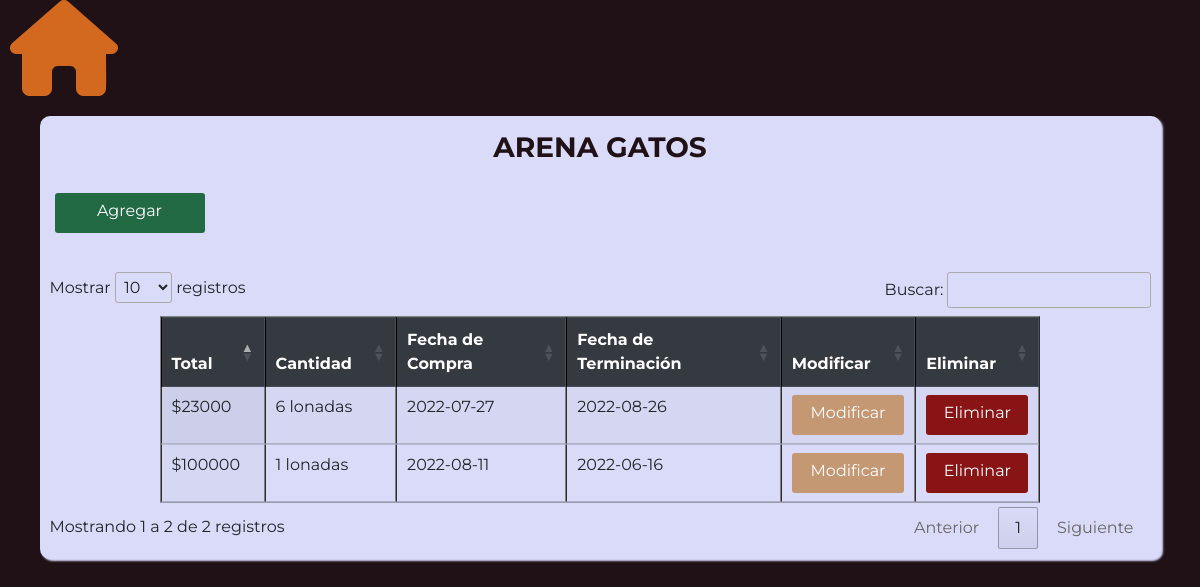
The page /?c=arena on the database its author committed.
### tables this page shows
CREATE TABLE IF NOT EXISTS `arenacats` (
  `idArenaCats` int(10) UNSIGNED ZEROFILL NOT NULL AUTO_INCREMENT,
  `totalArena` double DEFAULT NULL,
  `cantidadArena` int(11) DEFAULT NULL,
  `fechaCompra` date DEFAULT NULL,
  `fechaTerminacion` date DEFAULT NULL,
  PRIMARY KEY (`idArenaCats`)
);

### controllers/Arena.php (called while the page is built, shortened)
<?php
	class ArenaController {
		public function __construct(){
			require_once "models/ArenaModel.php";
		}
		public function index(){
			$arena = new Arena_model();
			$data["titulo"] = "Arena gatos";
			$data["arena"] = $arena->get_arenas();
			require_once "views/arena/arena.php";
		}
	}
?>

### config/database.php (called while the page is built)
<?php
	class Conectar {
		public static function conexion () {
			$conexion = new mysqli("localhost", "root", "", "casa");
			return $conexion;
		}
	}
?>

### models/ArenaModel.php (called while the page is built, shortened)
<?php
	class Arena_model {
		private $db;
		private $arena;
		public function __construct(){
			$this->db = Conectar::conexion();
			$this->arena = array();
		}
		public function get_arenas(){
			$sql = "SELECT a.idArenaCats, a.totalArena, a.cantidadArena, a.fechaCompra, a.fechaTerminacion FROM arenacats a ORDER BY a.fechaCompra ASC";
			$resultado = $this->db->query($sql);
			while($row = $resultado->fetch_assoc()){
				$this->arena[] = $row;
			}
			return $this->arena;
		}
	}
?>

### views/arena/arena.php (the view, shortened to what this page needs)
<!DOCTYPE html>
<html lang="es">
	<head>
		<link rel="stylesheet" href="assets/css/bootstrap.min.css">
		<link rel="stylesheet" type="text/css" href="https://cdn.datatables.net/1.12.1/css/jquery.dataTables.css">
		<link rel="stylesheet" type="text/css" href="https://cdn.datatables.net/v/dt/jqc-1.12.4/dt-1.12.1/r-2.3.0/datatables.min.css"/>
		<link rel="stylesheet" href="assets/css/estilola.css" class="stylesheet">
	</head>
	<body>
		<div>
		<a href="/casa"><i class="fa-solid fa-house fa-6x" style="color:chocolate"></i></a>
		</div>
		<div class="containertab">
			<div class="titulo"><?php echo $data["titulo"]; ?></div>
			<a href="?c=arena&a=nuevo" class="btn agregar">Agregar</a>
			<br />
			<br />
			<div class="table-responsive">
				<table border = "1" width="80%" class="table display" name="arenas" id="arenas">
					<thead class="thead-dark">
						<tr class="table-primary">
							<th>Total</th>
							<th>Cantidad</th>
							<th>Fecha de Compra</th>
							<th>Fecha de Terminación</th>
							<th>Modificar</th>
							<th>Eliminar</th>
						</tr>
					</thead>
					<tbody>
						<?php foreach($data["arena"] as $dato) {
							echo "<tr>";
							echo "<td> $".$dato["totalArena"]."</td>";
							echo "<td>".$dato["cantidadArena"]." lonadas</td>";
							echo "<td>".$dato["fechaCompra"]."</td>";
							echo "<td>".$dato["fechaTerminacion"]."</td>";
							echo "<td><a href='?c=arena&a=modificar&id=".$dato["idArenaCats"]."' class='btn modificar'>Modificar</a></td>";
							echo "<td><a href='?c=arena&a=eliminar&id=".$dato["idArenaCats"]."' class='btn eliminar'>Eliminar</a></td>";
							echo "</tr>";
						}
						?>
					</tbody>
				</table>
			</div>
		</div>
    <link href="//cdn.jsdelivr.net/npm/@sweetalert2/theme-dark@4/dark.css" rel="stylesheet">
	</body>
</html>

### assets/css/estilola.css (style rules this page uses)
:root { --azulito: #2254aaff; --amarilloso: #c39873ff; --erde: #226a44; --purpuroso: #1f1116ff; --medio-blanquito: #d9dbf8ff; --naranjo-claro: #d9c7c7ff; --chocolatoso: #532816; --rojito: #881416ff; --lavandita: #585172ff; --negrito: #030108ff; }
* { margin: 0; padding: 0; box-sizing: border-box; font-family: 'Montserrat', sans-serif; font-size: 1rem; }
body { background: var(--purpuroso); padding: 0 10px; }
.btn.agregar { min-width: 50px; max-width: 150px; width: 100%; background: var(--erde); height: 40px; margin-bottom: 15px; margin-left: 5px; padding: 6px 6px; font-size: 16px; border: 0; color: white; cursor: pointer; border-radius: 3px; outline: none; align-items: center; }
.btn.eliminar { width: 100%; background: var(--rojito); height: 40px; padding: 6px 6px; font-size: 16px; border: 0; color: white; cursor: pointer; border-radius: 3px; outline: none; align-items: center; }
.containertab { width: 95%; align-items: center; background: var(--medio-blanquito); margin: 20px auto; padding: 10px; box-shadow: 2px 2px 2px var(--medio-blanquito); border-radius: 10px; min-height: 390px; }
.containertab .titulo { font-size: 28px; font-weight: 700; margin-bottom: 25px; color: var(--purpuroso); text-transform: uppercase; text-align: center; }
.containertab .agregar { min-width: 50px; max-width: 150px; width: 100%; background: var(--erde); height: 40px; margin-bottom: 15px; margin-left: 5px; padding: 6px 6px; font-size: 16px; border: 0; color: white; cursor: pointer; border-radius: 3px; outline: none; align-items: center; }
.containertab .modificar, .containertab .activar { width: 100%; background: var(--amarilloso); height: 40px; padding: 6px 6px; font-size: 16px; border: 0; color: white; cursor: pointer; border-radius: 3px; outline: none; align-items: center; }
.containertab .desactivar, .containertab .eliminar { width: 100%; background: var(--rojito); height: 40px; padding: 6px 6px; font-size: 16px; border: 0; color: white; cursor: pointer; border-radius: 3px; outline: none; align-items: center; }

### rows shown on the page
arenacats: totalArena "23000", cantidadArena "6", fechaCompra "2022-07-27", fechaTerminacion "2022-08-26"
arenacats: totalArena "100000", cantidadArena "1", fechaCompra "2022-08-11", fechaTerminacion "2022-06-16"

### other values the page prints
$data["titulo"] "ARENA GATOS"
